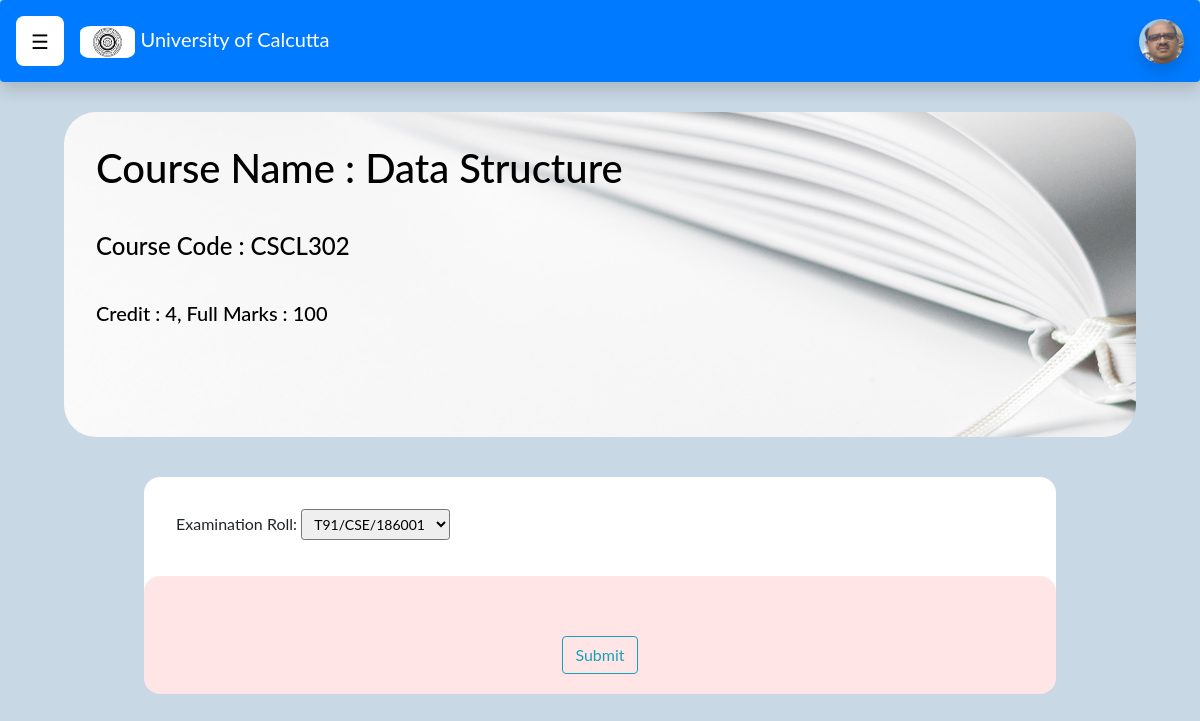
The page /11.1.Course_Student_score_page/Course_Student_score_page.php?id=CSCL302 (signed in) on the database its author committed.
### tables this page shows
CREATE TABLE `course` (
  `CID` text NOT NULL COMMENT 'Primary Key',
  `CourseName` text NOT NULL,
  `syllabus` longtext NOT NULL,
  `credit` int(11) NOT NULL,
  `fullmarks` int(11) NOT NULL,
  `sem` int(11) NOT NULL
);

### 11.1.Course_Student_score_page/Course_Student_score_page.php (the view, shortened to what this page needs)
<?php
 include ('../config.php');
 ?>
<!DOCTYPE html>
<html lang="en">
<head>
    <link href="https://cdn.jsdelivr.net/npm/bootstrap@5.0.2/dist/css/bootstrap.min.css" rel="stylesheet">
	<link rel="stylesheet" href="https://maxcdn.bootstrapcdn.com/bootstrap/4.5.2/css/bootstrap.min.css">
<link rel="stylesheet" href="Course_Student_score_page.css">
</head>
<body>
  <nav class="shadow p-3 mb-5 bg-body rounded navbar fixed-top navbar-expand-lg navbar-dark bg-primary">
    <div id="main ">
      <button class="openbtn" onclick="openNav()">☰ </button>
    </div>
    <a class="navbar-brand" href="../8.Course start Page\Course start Page.php?id=<?php echo $_GET['id'];?>&year=<?php echo $_GET['year'];?>">
        <img class="UnivLogo " src="Image/univLogo.png" alt="univLogo">
           University of Calcutta</a>
  <div class="ml-auto ">
    <img class="Profile_img shadow" src="Image/FM1.jpg" alt="profile-pic">
  </div>
</nav>
<div class="headingBlock">
<?php
        $cid=$_GET['id'];
        $sql="SELECT CourseName,credit,fullmarks FROM course WHERE CID='$cid'";
        $result=$conn->query($sql);
        $row1=$result->fetch_assoc();
  ?>
<h1 class="headingBlock_h1" style="padding-bottom:0rem;">Course Name : <?php echo $row1['CourseName'];?></h1>
  <h4 class="headingBlock_h1" style="padding-bottom:0rem;">Course Code : <span class="courseCode"><?php echo $_GET['id']; ?></span></h4>
  <h5 class="headingBlock_h1" style="padding-bottom:7rem;">Credit : <?php echo $row1['credit'];?>, Full Marks : <?php echo $row1['fullmarks'];?></h5>
</div>
<div class="syllabus">
  <form action="studentCourseBcakend.php" method="POST" >
  <div class="card">
    <div class="card-head" style="padding: 2rem;">
      <label for="">Examination Roll:</label>
      <select class="select form-control-sm" id="exroll" name="exroll">
        <?php
            $cid=$_GET['id'];
            $year=$_GET['year'];
            $sql="SELECT s.exmroll,CID FROM stu_info s, course c WHERE s.ssem=c.sem AND c.CID='$cid' AND s.exmroll NOT IN(SELECT DISTINCT sm.exroll FROM stu_marks sm WHERE sm.qid IN(SELECT qid FROM question q WHERE q.oid IN(SELECT oid FROM course_outcome co,course c WHERE c.CID=co.cid AND c.CID='$cid' AND co.year='$year' )))";
            $result=$conn->query($sql);
            while($row=$result->fetch_assoc()){?>
                <option value="<?php
                 echo $row['exmroll'];
                  ?>"><?php echo $row['exmroll'];?></option>
                  <?php
         }?>
      </select>
    </div>
    <div class="card-body" style="text-align: center;">
        <br>
        <input class="btn btn-outline-info" style="margin-top:1rem;" type="submit">
      </form>
    </div>
</body>
</html>

### 11.1.Course_Student_score_page/Course_Student_score_page.css (style rules this page uses)
body { font-family: "Lato", sans-serif; background-color: #c8d8e4; }
.Profile_img { width :45px; height:45px; border-radius: 2rem; }
.UnivLogo { height: 2rem ; margin-left: 1rem; border-radius: 20%; }
.openbtn { font-size: 20px; cursor: pointer; background-color: white; color: black; padding: 10px 15px; border: none; border-radius: 0.5rem; }
.headingBlock { margin: 7rem 4rem 1rem; border-radius: 2rem; background-image: url("Image/background.jpg"); }
.headingBlock_h1 { padding: 2rem 2rem 12rem; color: black; }
.syllabus { margin : 2% 12% 1%; }
.card { border-radius: 1rem; border:none; }
.card-body { background-color: rgba(255, 125, 125, 0.2); border-radius: 1rem; }

### rows shown on the page
course: CourseName "Data Structure", credit "4", fullmarks "100"

### other values the page prints
$_GET['id'] "CSCL302"
form field exroll "T91/CSE/186001"
